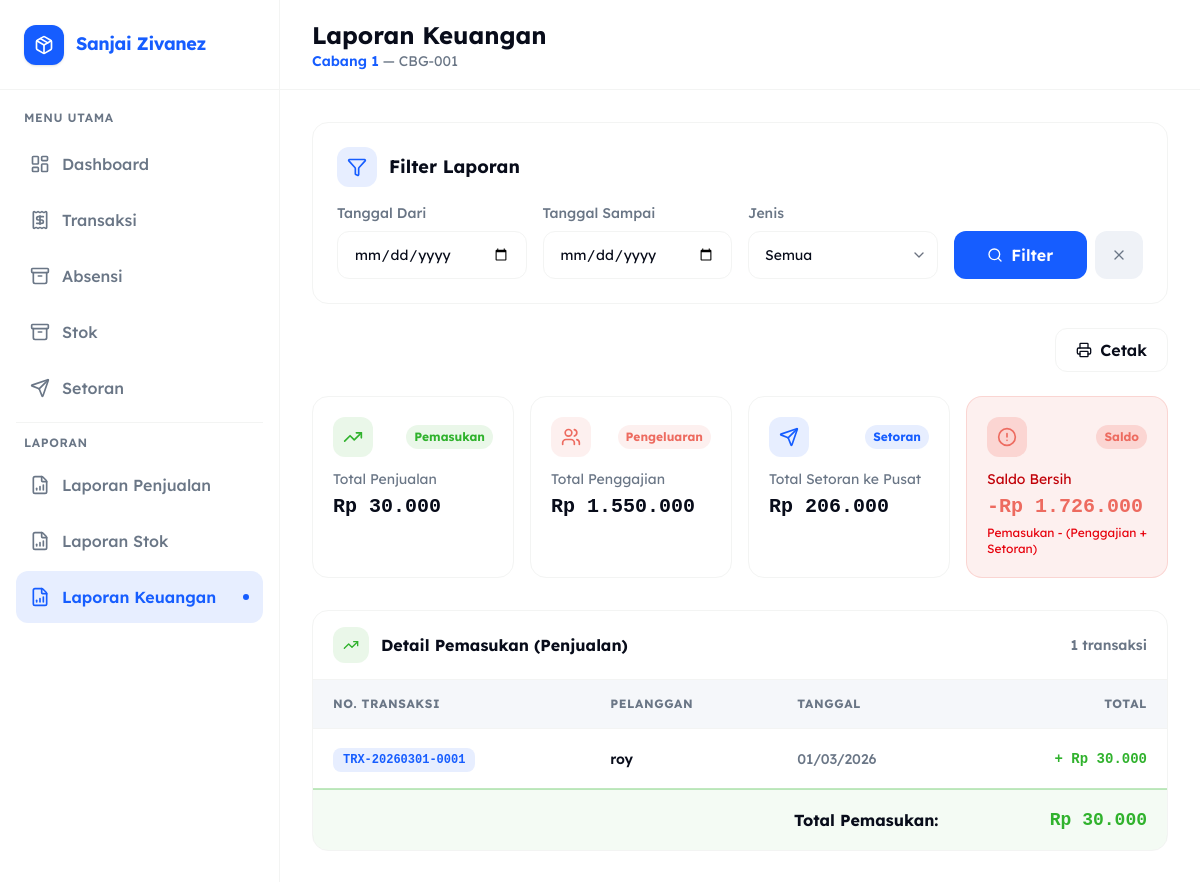
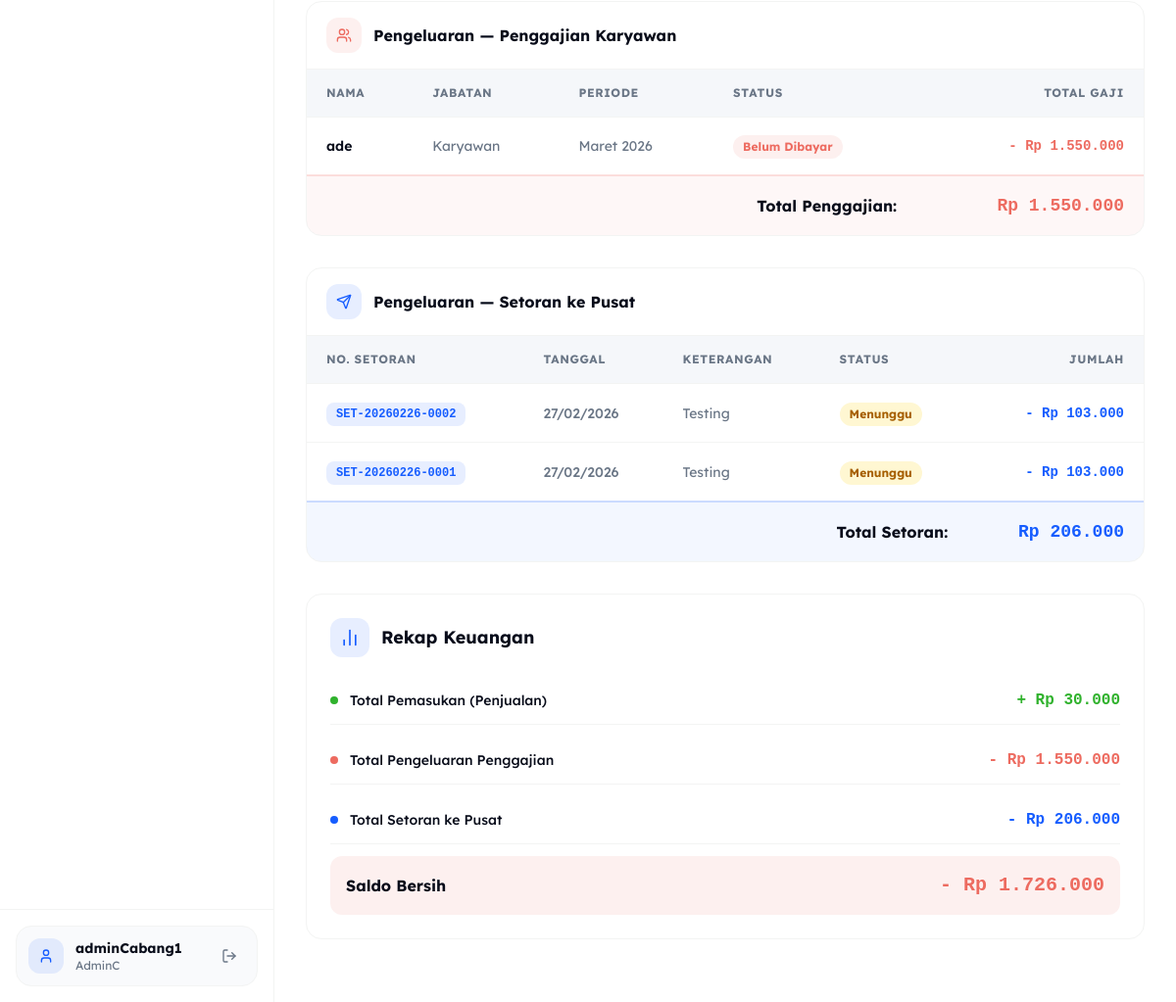
/AdminC/laporan_keuangan.php (signed in), run on the app's committed database (2 pictures, top to bottom).
### tables this page shows
CREATE TABLE `cabang` (
  `id` int(11) NOT NULL,
  `kode_cabang` varchar(20) NOT NULL COMMENT 'Kode unik cabang, misal: CBG-001',
  `nama_cabang` varchar(150) NOT NULL COMMENT 'Nama lengkap cabang',
  `alamat` text DEFAULT NULL COMMENT 'Alamat lengkap cabang',
  `telepon` varchar(20) DEFAULT NULL COMMENT 'Nomor telepon cabang',
  `admin_id` int(11) DEFAULT NULL COMMENT 'FK ke users.id dengan role AdminC',
  `status` enum('Aktif','Nonaktif') NOT NULL DEFAULT 'Aktif' COMMENT 'Status operasional cabang',
  `created_at` timestamp NULL DEFAULT current_timestamp(),
  `updated_at` timestamp NULL DEFAULT current_timestamp() ON UPDATE current_timestamp()
);

CREATE TABLE `penggajian` (
  `id` int(11) NOT NULL,
  `nama` varchar(100) NOT NULL,
  `nik` varchar(16) NOT NULL,
  `jabatan` varchar(100) NOT NULL,
  `jml_anggota` int(11) NOT NULL DEFAULT 1,
  `gaji_pokok` bigint(20) NOT NULL DEFAULT 0,
  `tunjangan` bigint(20) NOT NULL DEFAULT 0,
  `lembur` bigint(20) NOT NULL DEFAULT 0,
  `potongan` bigint(20) NOT NULL DEFAULT 0,
  `hari_tidak_hadir` int(11) NOT NULL DEFAULT 0,
  `total_gaji` bigint(20) NOT NULL DEFAULT 0,
  `bulan` enum('Januari','Februari','Maret','April','Mei','Juni','Juli','Agustus','September','Oktober','November','Desember') NOT NULL,
  `tahun` year(4) NOT NULL DEFAULT year(curdate()),
  `status` enum('Sudah Dibayar','Menunggu','Belum Dibayar') NOT NULL DEFAULT 'Belum Dibayar',
  `alamat` text DEFAULT NULL,
  `foto` varchar(255) DEFAULT NULL,
  `created_at` timestamp NULL DEFAULT current_timestamp(),
  `updated_at` timestamp NULL DEFAULT current_timestamp() ON UPDATE current_timestamp()
);

CREATE TABLE `setoran` (
  `id` int(11) NOT NULL,
  `no_setoran` varchar(50) NOT NULL COMMENT 'Nomor unik setoran, misal: SET-20260217-0001',
  `cabang_id` int(11) NOT NULL COMMENT 'FK ke cabang.id',
  `admin_id` int(11) NOT NULL COMMENT 'FK ke users.id (AdminC yang menyetor)',
  `tanggal` date NOT NULL COMMENT 'Tanggal setoran harian',
  `jumlah_setoran` bigint(20) NOT NULL DEFAULT 0 COMMENT 'Nominal uang yang disetor (Rp)',
  `total_transaksi` bigint(20) NOT NULL DEFAULT 0 COMMENT 'Total omset hari itu (referensi)',
  `keterangan` text DEFAULT NULL COMMENT 'Catatan tambahan',
  `bukti_foto` varchar(255) DEFAULT NULL COMMENT 'Path file foto bukti setoran',
  `status` enum('Menunggu','Diterima','Ditolak') NOT NULL DEFAULT 'Menunggu' COMMENT 'Status verifikasi setoran',
  `catatan_penolakan` text DEFAULT NULL COMMENT 'Diisi Admin Pusat jika ditolak',
  `verified_by` int(11) DEFAULT NULL COMMENT 'FK ke users.id (Admin Pusat yang verifikasi)',
  `verified_at` timestamp NULL DEFAULT NULL COMMENT 'Waktu verifikasi',
  `created_at` timestamp NULL DEFAULT current_timestamp(),
  `updated_at` timestamp NULL DEFAULT current_timestamp() ON UPDATE current_timestamp()
);

### AdminC/laporan_keuangan.php (the view, shortened to what the rows shown need)
<?php
require_once __DIR__ . '/../config.php';
$adminId = (int)($_SESSION['user_id'] ?? $_SESSION['id'] ?? $_SESSION['userId'] ?? 0);
$cabangSaya = null;
if ($adminId > 0) {
    $cStmt = $conn->prepare("SELECT id, nama_cabang, kode_cabang FROM cabang WHERE admin_id = ? LIMIT 1");
    $cStmt->bind_param("i", $adminId);
    $cStmt->execute();
    $cabangSaya = $cStmt->get_result()->fetch_assoc();
}
$cabangId = (int)($cabangSaya['id'] ?? 0);
$filterTglDari   = $_GET['tgl_dari']   ?? '';
$filterTglSampai = $_GET['tgl_sampai'] ?? '';
$filterJenis     = $_GET['jenis']      ?? '';
$page    = max(1, (int)($_GET['page'] ?? 1));
$perPage = 15;
$offset  = ($page - 1) * $perPage;
function buildDateWhere($field, $dari, $sampai, &$params, &$types) {
    $conds = [];
    return $conds;
}
$pemasukanParams = [$cabangId];
$pemasukanTypes  = "i";
$pemasukanConds  = ["t.cabang_id = ?", "t.jenis_transaksi = 'Penjualan'", "t.status = 'Selesai'"];
$pemasukanConds  = array_merge($pemasukanConds, buildDateWhere("t.tanggal", $filterTglDari, $filterTglSampai, $pemasukanParams, $pemasukanTypes));
$gajiParams = [$cabangId];
$gajiTypes  = "i";
$gajiWhere = "p.nik = u.nik AND u.cabang_id = ?";
$setParams = [$cabangId];
$setTypes  = "i";
$setConds  = ["s.cabang_id = ?"];
$setConds  = array_merge($setConds, buildDateWhere("s.tanggal", $filterTglDari, $filterTglSampai, $setParams, $setTypes));
$setWhere  = implode(" AND ", $setConds);
if ($filterJenis === '' || $filterJenis === 'Pengeluaran') {
    $gajiParamsLimit = array_merge($gajiParams, [$perPage, $offset]);
    $gajiTypesLimit  = $gajiTypes . "ii";
    $gajiListStmt = $conn->prepare("
        SELECT p.id, p.nama, p.jabatan, p.bulan, p.tahun, p.total_gaji, p.status
        FROM penggajian p
        JOIN users u ON u.nik = p.nik
        WHERE $gajiWhere
        ORDER BY p.tahun DESC, FIELD(p.bulan,'Desember','November','Oktober','September','Agustus','Juli','Juni','Mei','April','Maret','Februari','Januari') ASC
        LIMIT ? OFFSET ?
    ");
    $gajiListStmt->bind_param($gajiTypesLimit, ...$gajiParamsLimit);
    $gajiListStmt->execute();
    $gajiRows = $gajiListStmt->get_result()->fetch_all(MYSQLI_ASSOC);
    $setParamsLimit = array_merge($setParams, [$perPage, $offset]);
    $setTypesLimit  = $setTypes . "ii";
    $setListStmt = $conn->prepare("
        SELECT s.id, s.no_setoran, s.tanggal, s.jumlah_setoran, s.status, s.keterangan
        FROM setoran s
        WHERE $setWhere
        ORDER BY s.tanggal DESC, s.created_at DESC
        LIMIT ? OFFSET ?
    ");
    $setListStmt->bind_param($setTypesLimit, ...$setParamsLimit);
    $setListStmt->execute();
    $setoranRows = $setListStmt->get_result()->fetch_all(MYSQLI_ASSOC);
} else {
    $gajiRows    = [];
    $setoranRows = [];
}
?>
<!DOCTYPE html>
<html lang="id">
<head>
    <script src="https://cdn.jsdelivr.net/npm/@tailwindcss/browser@4"></script>
</head>
<body class="font-sans bg-white min-h-screen overflow-x-hidden text-foreground">
    <?php include __DIR__ . '/../layout/sidebar.php'; ?>
    <main class="flex-1 lg:ml-[280px] flex flex-col min-h-screen overflow-x-hidden relative">
        <div class="sticky top-0 z-30 flex items-center w-full h-[90px] shrink-0 border-b border-border bg-white/80 backdrop-blur-md px-5 md:px-8 no-print">
            <div class="flex items-center gap-4">
                <div>
                    <h2 class="font-bold text-2xl text-foreground">Laporan Keuangan</h2>
                    <p class="hidden sm:block text-sm text-secondary">
                        <?php if ($cabangSaya): ?>
                            <span class="font-semibold text-primary"><?= htmlspecialchars($cabangSaya['nama_cabang']) ?></span>
                            &mdash; <?= htmlspecialchars($cabangSaya['kode_cabang']) ?>
                        <?php else: ?>Anda belum ditugaskan ke cabang manapun<?php endif; ?>
                    </p>
                </div>
            </div>
        </div>
        <div class="flex-1 p-5 md:p-8 overflow-y-auto">
            <?php if ($filterJenis === '' || $filterJenis === 'Pemasukan'): ?>
            <div class="bg-white rounded-2xl border border-border overflow-hidden mb-8">
                <div class="overflow-x-auto scrollbar-hide">
                    <table class="w-full min-w-[700px]">
                        <thead>
                            <tr class="border-b border-border bg-muted/60">
                                <th class="text-left px-5 py-4 text-xs font-bold text-secondary uppercase tracking-wider">No. Transaksi</th>
                                <th class="text-left px-5 py-4 text-xs font-bold text-secondary uppercase tracking-wider">Pelanggan</th>
                                <th class="text-left px-5 py-4 text-xs font-bold text-secondary uppercase tracking-wider">Tanggal</th>
                                <th class="text-right px-5 py-4 text-xs font-bold text-secondary uppercase tracking-wider">Total</th>
                            </tr>
                        </thead>
                    </table>
                </div>
            </div>
            <?php endif; ?>
            <?php if (($filterJenis === '' || $filterJenis === 'Pengeluaran') && !empty($gajiRows)): ?>
            <div class="bg-white rounded-2xl border border-border overflow-hidden mb-8">
                <div class="overflow-x-auto scrollbar-hide">
                    <table class="w-full min-w-[700px]">
                        <thead>
                            <tr class="border-b border-border bg-muted/60">
                                <th class="text-left px-5 py-4 text-xs font-bold text-secondary uppercase tracking-wider">Nama</th>
                                <th class="text-left px-5 py-4 text-xs font-bold text-secondary uppercase tracking-wider">Jabatan</th>
                                <th class="text-left px-5 py-4 text-xs font-bold text-secondary uppercase tracking-wider">Periode</th>
                                <th class="text-left px-5 py-4 text-xs font-bold text-secondary uppercase tracking-wider">Status</th>
                                <th class="text-right px-5 py-4 text-xs font-bold text-secondary uppercase tracking-wider">Total Gaji</th>
                            </tr>
                        </thead>
                        <tbody>
                            <?php foreach ($gajiRows as $g): ?>
                                <tr class="table-row-hover border-b border-border transition-colors">
                                    <td class="px-5 py-4">
                                        <p class="font-semibold text-foreground text-sm"><?= htmlspecialchars($g['nama']) ?></p>
                                    </td>
                                    <td class="px-5 py-4">
                                        <p class="text-sm text-secondary"><?= htmlspecialchars($g['jabatan']) ?></p>
                                    </td>
                                    <td class="px-5 py-4">
                                        <p class="text-sm text-secondary"><?= $g['bulan'] ?> <?= $g['tahun'] ?></p>
                                    </td>
                                    <td class="px-5 py-4">
                                        <?php
                                        $statusGaji = $g['status'];
                                        if ($statusGaji === 'Sudah Dibayar') {
                                            $badgeClass = 'bg-success/10 text-success';
                                        } elseif ($statusGaji === 'Menunggu') {
                                            $badgeClass = 'bg-warning/20 text-yellow-700';
                                        } else {
                                            $badgeClass = 'bg-error/10 text-error';
                                        }
                                        ?>
                                        <span class="inline-flex items-center px-2.5 py-1 rounded-full <?= $badgeClass ?> text-xs font-bold">
                                            <?= htmlspecialchars($statusGaji) ?>
                                        </span>
                                    </td>
                                    <td class="px-5 py-4 text-right">
                                        <p class="font-bold text-error text-sm font-mono">- Rp <?= number_format($g['total_gaji'], 0, ',', '.') ?></p>
                                    </td>
                                </tr>
                            <?php endforeach; ?>
                        </tbody>
                    </table>
                </div>
            </div>
            <?php endif; ?>
            <?php if (($filterJenis === '' || $filterJenis === 'Pengeluaran') && !empty($setoranRows)): ?>
            <div class="bg-white rounded-2xl border border-border overflow-hidden mb-8">
                <div class="overflow-x-auto scrollbar-hide">
                    <table class="w-full min-w-[700px]">
                        <thead>
                            <tr class="border-b border-border bg-muted/60">
                                <th class="text-left px-5 py-4 text-xs font-bold text-secondary uppercase tracking-wider">No. Setoran</th>
                                <th class="text-left px-5 py-4 text-xs font-bold text-secondary uppercase tracking-wider">Tanggal</th>
                                <th class="text-left px-5 py-4 text-xs font-bold text-secondary uppercase tracking-wider">Keterangan</th>
                                <th class="text-left px-5 py-4 text-xs font-bold text-secondary uppercase tracking-wider">Status</th>
                                <th class="text-right px-5 py-4 text-xs font-bold text-secondary uppercase tracking-wider">Jumlah</th>
                            </tr>
                        </thead>
                        <tbody>
                            <?php foreach ($setoranRows as $s): ?>
                                <tr class="table-row-hover border-b border-border transition-colors">
                                    <td class="px-5 py-4">
                                        <span class="inline-flex items-center px-2.5 py-1 rounded-lg bg-primary/10 text-primary text-xs font-bold font-mono">
                                            <?= htmlspecialchars($s['no_setoran']) ?>
                                        </span>
                                    </td>
                                    <td class="px-5 py-4">
                                        <p class="text-sm font-medium text-secondary"><?= date('d/m/Y', strtotime($s['tanggal'])) ?></p>
                                    </td>
                                    <td class="px-5 py-4">
                                        <p class="text-sm text-secondary"><?= htmlspecialchars($s['keterangan'] ?: '—') ?></p>
                                    </td>
                                    <td class="px-5 py-4">
                                        <?php
                                        $statusSet = $s['status'];
                                        if ($statusSet === 'Diterima') {
                                            $setBadge = 'bg-success/10 text-success';
                                        } elseif ($statusSet === 'Menunggu') {
                                            $setBadge = 'bg-warning/20 text-yellow-700';
                                        } elseif ($statusSet === 'Ditolak') {
                                            $setBadge = 'bg-error/10 text-error';
                                        } else {
                                            $setBadge = 'bg-muted text-secondary';
                                        }
                                        ?>
                                        <span class="inline-flex items-center px-2.5 py-1 rounded-full <?= $setBadge ?> text-xs font-bold">
                                            <?= htmlspecialchars($statusSet) ?>
                                        </span>
                                    </td>
                                    <td class="px-5 py-4 text-right">
                                        <p class="font-bold text-primary text-sm font-mono">- Rp <?= number_format($s['jumlah_setoran'], 0, ',', '.') ?></p>
                                    </td>
                                </tr>
                            <?php endforeach; ?>
                        </tbody>
                    </table>
                </div>
            </div>
            <?php endif; ?>
        </div>
    </main>
</body>
</html>

### data on the page
cabang: nama_cabang "Cabang 1", kode_cabang "CBG-001"
penggajian: nama "ade", jabatan "Karyawan", bulan "Maret", tahun "2026", status "Belum Dibayar", total_gaji "1.550.000"
setoran: no_setoran "SET-20260226-0002", tanggal "27/02/2026", keterangan "Testing", status "Menunggu", jumlah_setoran "103.000"
setoran: no_setoran "SET-20260226-0001", tanggal "27/02/2026", keterangan "Testing", status "Menunggu", jumlah_setoran "103.000"

### other printed values
$label "Dashboard Transaksi Absensi Stok Setoran Laporan Penjualan Laporan Stok Laporan Keuangan"
$_SESSION['username'] "adminCabang1"
$_SESSION['role'] "AdminC"
$totalPemasukan "30.000"
$totalPenggajian "1.550.000"
$totalSetoran "206.000"
abs($saldo) "1.726.000"
$totalPemaRows "1"
$r['no_transaksi'] "TRX-20260301-0001"
$r['nama_pelanggan'] "roy"
date('d/m/Y', strtotime($r['tanggal'])) "01/03/2026"
$r['grand_total'] "30.000"
